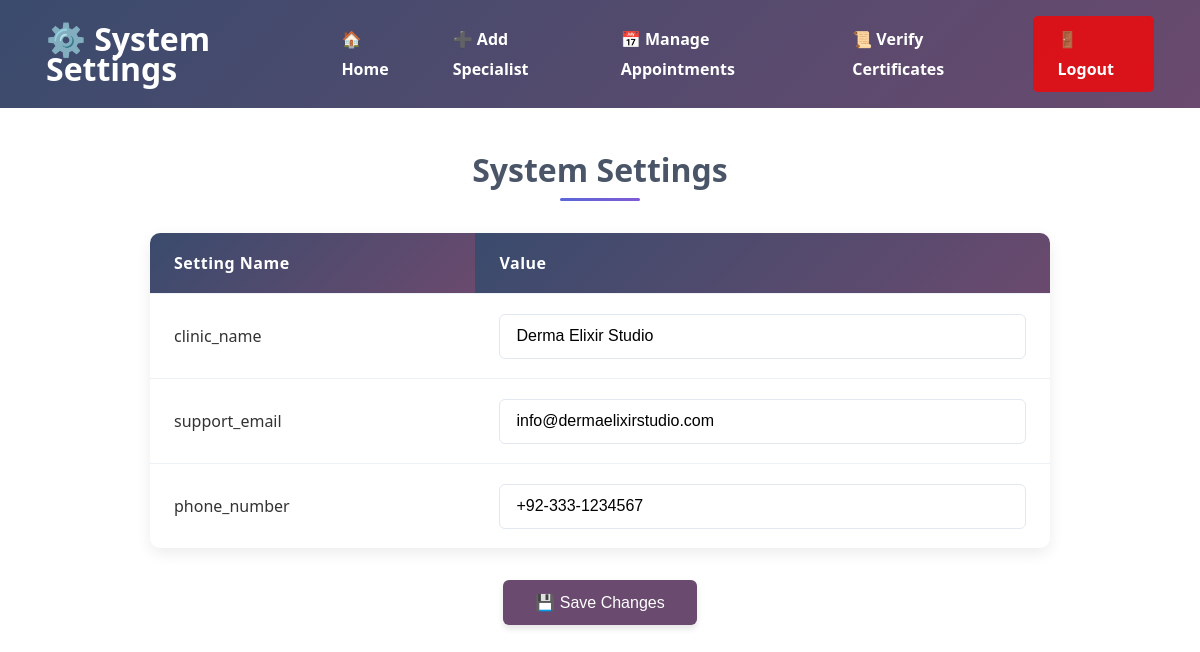
/derma/admin/system_settings.php, run on the app's committed database.
### tables this page shows
CREATE TABLE `system_settings` (
  `id` int NOT NULL,
  `setting_name` varchar(100) NOT NULL,
  `setting_value` varchar(255) NOT NULL
);

### derma/admin/system_settings.php (the view, shortened to what this page needs)
<?php
include("db_connection.php");
$sql = "SELECT * FROM system_settings";
$result = mysqli_query($conn, $sql);
?>
<!DOCTYPE html>
<html>
<head>
</head>
<body>
    <header>
        <h1><a href="#" style="color:white!important;text-decoration:none">⚙️ System Settings</a></h1>
        <nav>
            <a href="admin_dashboard.php">🏠 Home</a>
            <a href="add_specialist.php">➕ Add Specialist</a>
            <a href="appointments.php">📅 Manage Appointments</a>
            <a href="verify_certificates.php">📜 Verify Certificates</a>
            <a href="../logout.php" class="logout">🚪 Logout</a>
        </nav>
    </header>
    <h2 style="text-align:center;">System Settings</h2>
    <form action="update_settings.php" method="post">
        <table>
            <tr>
                <th>Setting Name</th>
                <th>Value</th>
            </tr>
            <?php while ($row = mysqli_fetch_assoc($result)) { ?>
                <tr>
                    <td><?php echo htmlspecialchars($row['setting_name']); ?></td>
                    <td>
                        <input type="text" name="settings[<?php echo $row['id']; ?>]" value="<?php echo htmlspecialchars($row['setting_value']); ?>">
                    </td>
                </tr>
            <?php } ?>
        </table>
        <div style="text-align:center; margin-top:20px;">
            <button type="submit">💾 Save Changes</button>
        </div>
    </form>
</body>
</html>

### derma/admin/system_settings.php (style rules this page uses)
body { font-family: 'Segoe UI', Tahoma, Geneva, Verdana, sans-serif; margin: 0; padding: 0; color: #333; transition: all 0.3s ease; }
header { background: linear-gradient(135deg, #3a4b6d 0%, #6a4a6e 100%); color: #fff; padding: 1rem; display: flex; justify-content: space-between; align-items: center; line-height: 30px; }
header h1 { margin: 0; margin-left: 30px; transition: transform 0.3s ease; }
nav { display: flex; gap: 1rem; }
nav a { color: #fff; text-decoration: none; font-weight: bold; padding: 0.5rem 1rem; border-radius: 5px; transition: all 0.3s ease; position: relative; }
nav a:not(.logout)::after { content: ''; position: absolute; bottom: 0; left: 50%; width: 0; height: 2px; background: #fff; transition: all 0.3s ease; }
.logout { background-color: rgba(255, 0, 0, 0.762); margin-right: 30px; padding-left: 25px; padding-right: 25px; transition: all 0.3s ease; }
h2 { color: #4a5568; margin: 2.5rem 0 1.5rem; font-size: 2rem; text-align: center; position: relative; padding-bottom: 10px; }
h2:after { content: ""; position: absolute; bottom: 0; left: 50%; transform: translateX(-50%); width: 80px; height: 3px; background: linear-gradient(90deg, #5a67d8, #805ad5); border-radius: 3px; }
form { max-width: 900px; margin: 0 auto; padding: 0 20px; }
table { width: 100%; border-collapse: collapse; box-shadow: 0 5px 15px rgba(0, 0, 0, 0.08); border-radius: 10px; overflow: hidden; background: white; margin: 2rem 0; }
th, td { padding: 1.2rem 1.5rem; text-align: left; border-bottom: 1px solid #edf2f7; }
th { background: linear-gradient(135deg, #3a4b6d 0%, #6a4a6e 100%); color: white; font-weight: 600; letter-spacing: 0.5px; }
tr:last-child td { border-bottom: none; }
input[type="text"] { width: 100%; padding: 0.8rem 1rem; border: 1px solid #e2e8f0; border-radius: 6px; font-size: 1rem; transition: all 0.3s ease; box-sizing: border-box; }
button { background: #6a4a6e; color: white; border: none; padding: 0.8rem 2rem; font-size: 1rem; border-radius: 6px; cursor: pointer; transition: all 0.3s ease; display: inline-flex; align-items: center; gap: 0.5rem; box-shadow: 0 4px 6px rgba(0, 0, 0, 0.1); }

### data on the page
system_settings: setting_name "clinic_name", setting_value "Derma Elixir Studio"
system_settings: setting_name "support_email", setting_value "info@dermaelixirstudio.com"
system_settings: setting_name "phone_number", setting_value "+92-333-1234567"
